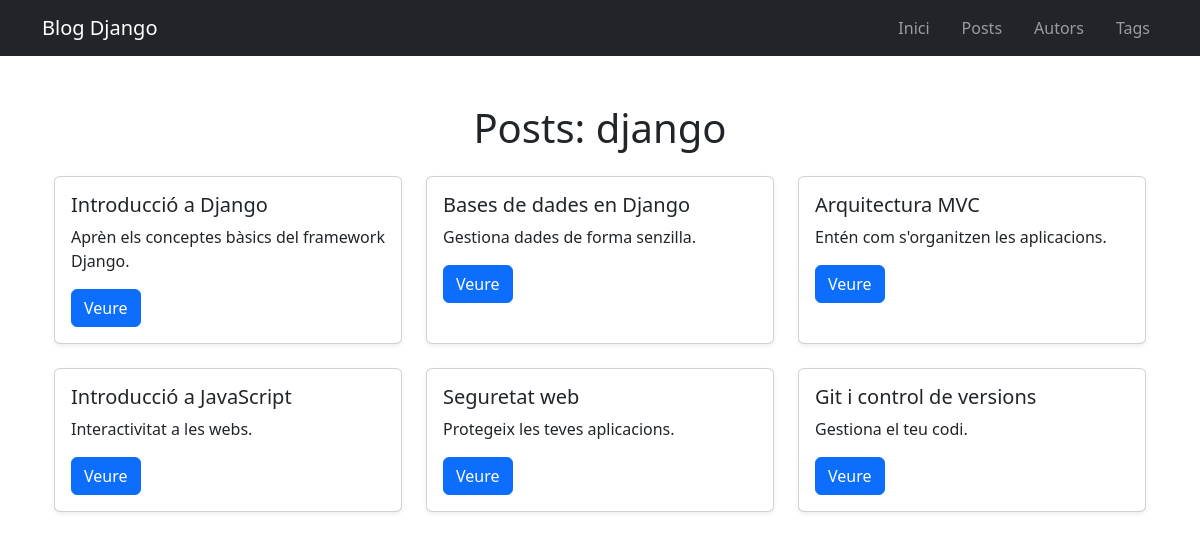
The page /tags/django/ on the database its author committed.
### blog/models.py (models this page shows, shortened)
class Tag(models.Model):
    tag = models.CharField(
        max_length=30,
        unique=True
    )

class Post(models.Model):
    title = models.CharField(
        max_length=150,
        validators=[MinLengthValidator(5)]
    )
    excerpt = models.CharField(max_length=255)
    image_name = models.CharField(max_length=100)
    date = models.DateField()
    content = models.TextField()
    author = models.ForeignKey(
        Author,
        on_delete=models.CASCADE,
        related_name="posts"
    )
    tags = models.ManyToManyField(Tag)

### blog/views.py (the view)
# urls.py: path("tags/<str:tag>/", views.tag_posts, name="tag-posts-page"),
def tag_posts(request, tag):
    selected_tag = get_object_or_404(Tag, tag=tag)
    tagged_posts = Post.objects.filter(tags=selected_tag)
    return render(request, "blog/tag_posts.html", {
        "tag": selected_tag,
        "posts": tagged_posts
    })

### blog/templates/blog/tag_posts.html (shortened to what this page needs)
{% extends "blog/base.html" %}
{% block content %}
<h1 class="text-center mb-4">
    Posts: {{ tag.tag }}
</h1>
<div class="container">
    <div class="row row-cols-1 row-cols-md-3 g-4">
        {% for post in posts %}
        <div class="col">
            <div class="card h-100 shadow-sm">
                <div class="card-body">
                    <h5>{{ post.title }}</h5>
                    <p>{{ post.excerpt }}</p>
                    <a href="{% url 'posts-detail-page' post.id %}" class="btn btn-primary">
                        Veure
                    </a>
                </div>
            </div>
        </div>
        {% empty %}
        <p class="text-center text-muted">
            No hi ha posts amb aquesta etiqueta.
        </p>
        {% endfor %}
    </div>
</div>
{% endblock %}

### rows shown on the page
Tag: tag "django"
Post: title "Introducció a Django", excerpt "Aprèn els conceptes bàsics del framework Django."
Post: title "Bases de dades en Django", excerpt "Gestiona dades de forma senzilla."
Post: title "Arquitectura MVC", excerpt "Entén com s'organitzen les aplicacions."
Post: title "Introducció a JavaScript", excerpt "Interactivitat a les webs."
Post: title "Seguretat web", excerpt "Protegeix les teves aplicacions."
Post: title "Git i control de versions", excerpt "Gestiona el teu codi."
